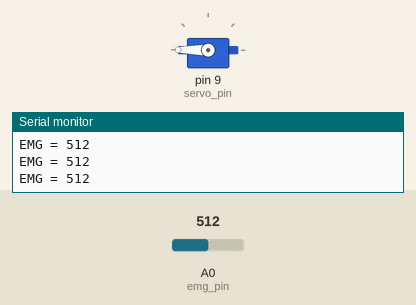
Bench run of a sketch on a simulated Arduino Uno, built with avr-gcc and run on an emulated ATmega328P. Shown: servo, the last lines printed to the serial monitor. The inputs (shaded band) are chosen by the test bench; at power-on: A0 (emg_pin) = 512.

Above: at 1.2 s.
1.3 s: A0 (emg_pin) set to 502
At 1.9 s:
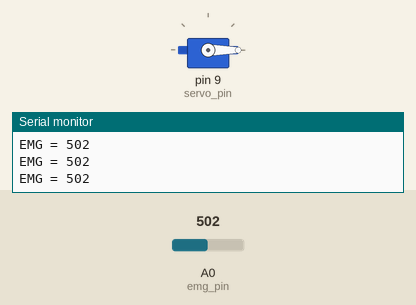
2.8 s: A0 (emg_pin) set to 522
At 3.4 s:
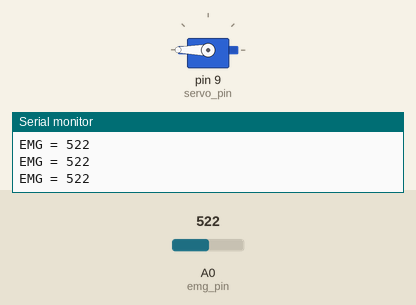
5.8 s: A0 (emg_pin) set to 511
At 6.9 s:
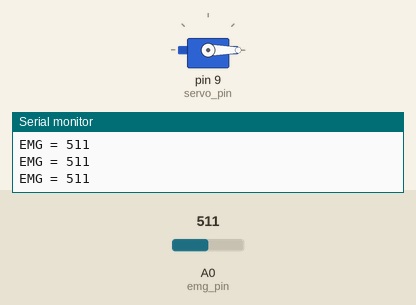
Timing chart, 0 to 8.8 s (numbered marks = the images above; inputs shaded):
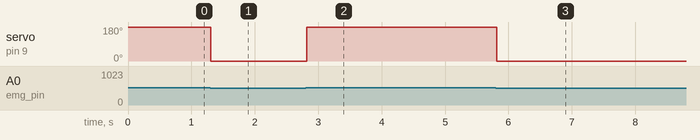

Measured:
- the behaviour switches between 512 and 511 on A0 (emg_pin) (found by bisection; images 0 and 1)
- after the input at 1.3 s, servo on pin 9 (servo_pin): 180° → 0° at once
- after the input at 2.8 s, servo on pin 9 (servo_pin): 0° → 180° at once
- after the input at 5.8 s, servo on pin 9 (servo_pin): 180° → 0° at once

The sketch:

servoCode.ino
```cpp
/*

placeholders - ill change later:
- Threshold
- Servo open angle
- Servo closed angle
*/

#include <Servo.h>

//picking the pins
const int servo_pin = 9; //yellow
const int emg_pin   = A0;
//power pins provide power to the motor (we use 5V).
//digital pin (yellow wire) either gives upper or lower limit of the voltages (0 or 5).
//in depth explanation: so basically the digital pin will send either an on or off
//signal to the servo and depending on how long this signal lasts will tell servo how much  to move.
//analog pins can measure voltages, so EMG will go into analog pins, and compare to a threshold


/* ai summary:
    Forearm muscle contracts
        ↓
EMG electrodes pick up electrical signal
        ↓
Amplifier & filters condition the signal
        ↓
Arduino Analog Pin (A0) measures the voltage
        ↓
Arduino compares voltage to a threshold
        ↓
If above threshold → move servo
If below threshold → don't move servo
        ↓
Digital pin sends pulses to servo
        ↓
Servo moves fingers
*/

//uno uses a 10bit adc, so voltages are represented in 10 bits (0-1023).
int emg_threshold = 512;

int hand_open  = 0; //assuming open hand is position 0, and closed is 180 degrees
int hand_close = 180;

//1k ms / 20 = 50 readings per second.
int loop_delay = 20;

//object.
Servo prostheticHand; //now we can call servo functions on "prostheticHand"

//runs when u turn it on.
void setup()
{
    Serial.begin(9600);

    prostheticHand.attach(servo_pin);

    //start with open hand config
    prostheticHand.write(hand_open);

    //logs
    Serial.println("hand is on.");

}

void loop() //read emg, make a decision, then move servo, then wait, then repeat.
{
    //read emg - look at the voltage currently on that pin. This is an ADC that converts voltage into a number
    int emgValue = analogRead(emg_pin);

    // Display value for tuning
    Serial.print("EMG = ");
    Serial.println(emgValue);

    //compare against 2.5
    if (emgValue >= emg_threshold)
    {
        //contracts
        prostheticHand.write(hand_close);
    }
    else
    {
        //relax.
        prostheticHand.write(hand_open);
    }

    delay(loop_delay);
}
```
